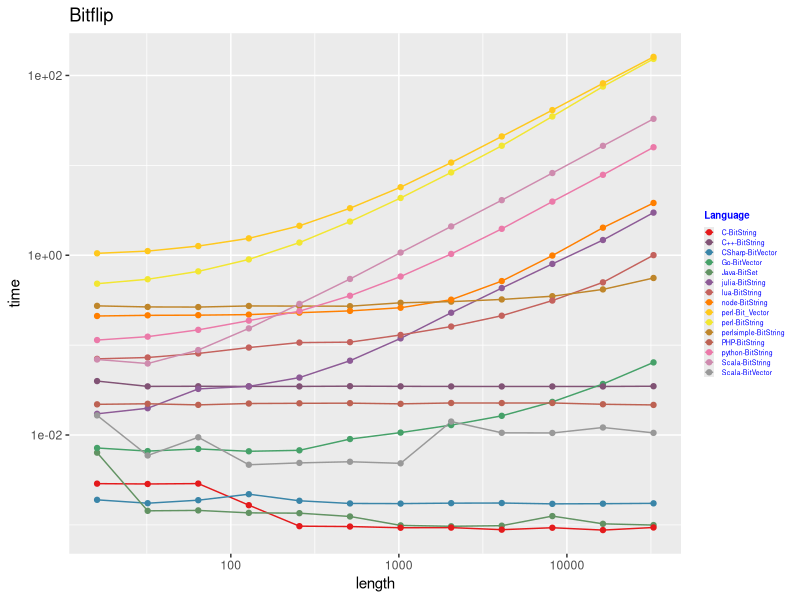
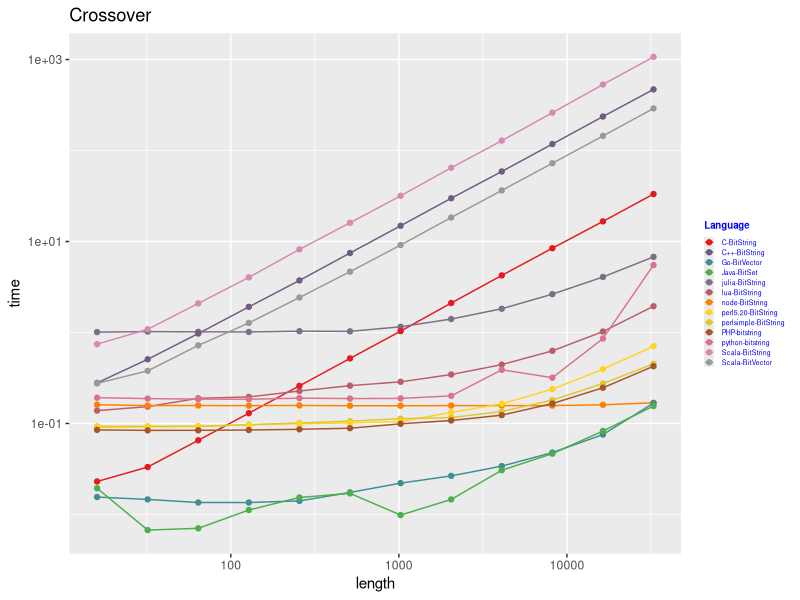
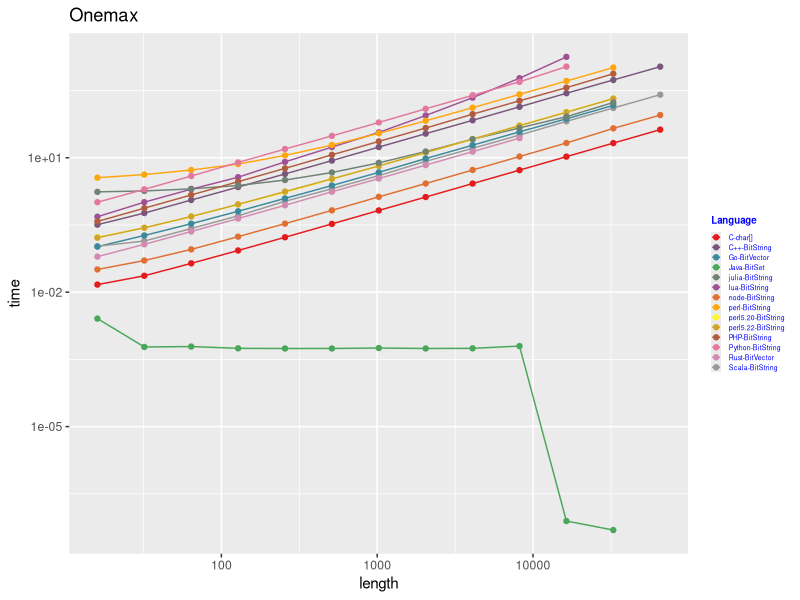
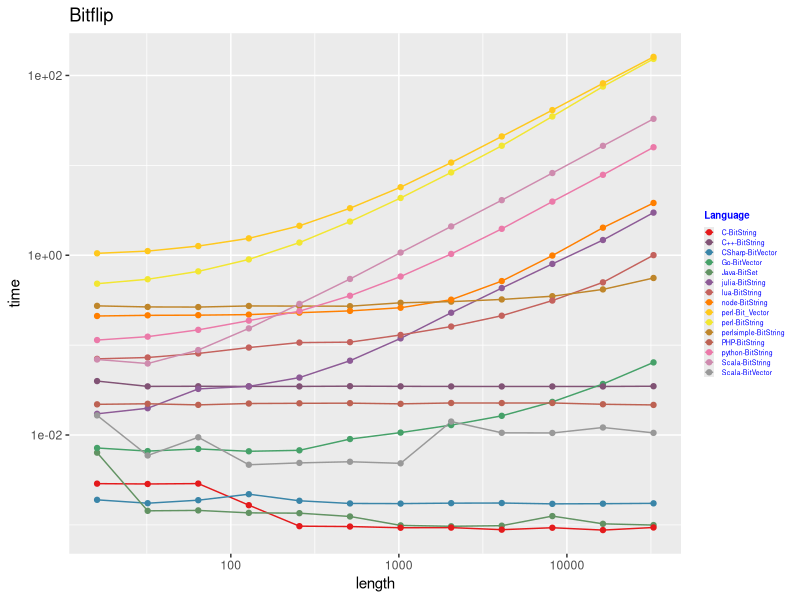
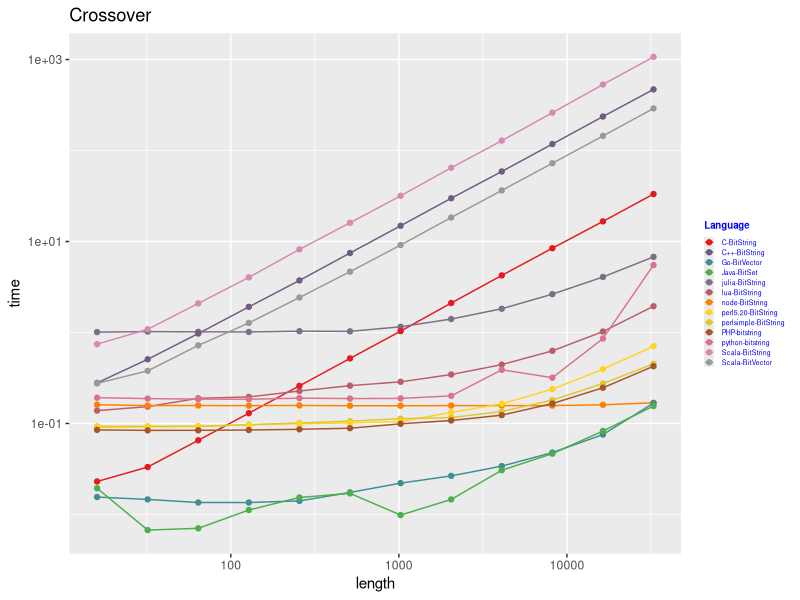
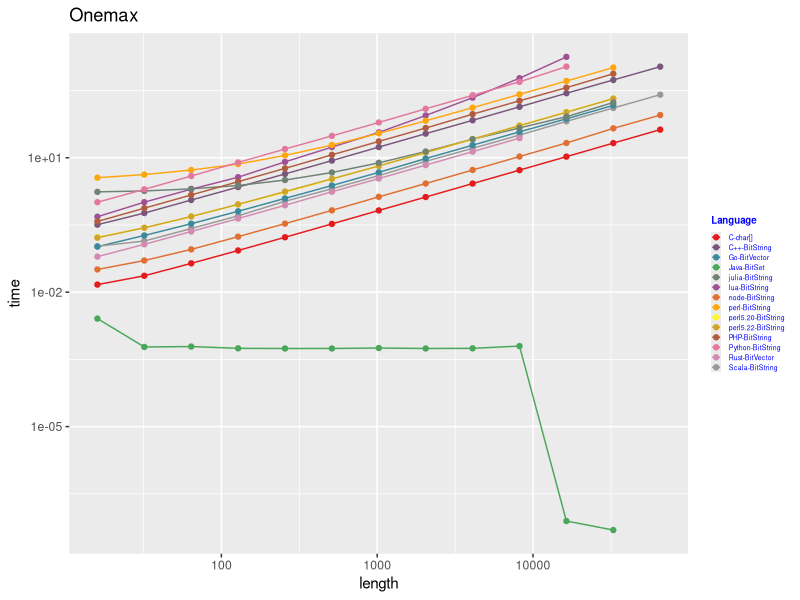

Write R code to recreate these figures, in order.
## ----setup, cache=FALSE,echo=FALSE---------------------------------------
library("ggplot2")
library(RColorBrewer)

# Load files
measures.bf <- read.csv('measures-bitflip.csv')
measures.xo <- read.csv('measures-xover.csv')
measures.mo <- read.csv('measures-maxones.csv')

## ----results-bf, cache=FALSE,echo=FALSE----------------------------------

colourCount = length(unique(measures.bf$languagerepresentation))
getPalette = colorRampPalette(brewer.pal(9, "Set1"))
ggplot(measures.bf,aes(x=length,y=time,colour=factor(languagerepresentation)))+ geom_line() + geom_point() +  ggtitle("Bitflip")+scale_y_log10()+scale_x_log10()+scale_color_manual(name='Language',values=getPalette(colourCount))+ theme(legend.title = element_text(colour="blue", size=7, face="bold"))+ theme(legend.text = element_text(colour="blue", size=5))+ guides(col = guide_legend(keyheight=0.5,keywidth=0.5))
ggsave("bitflip.png",height=3,width=5.33)

## ----results-xo, cache=FALSE,echo=FALSE----------------------------------
colourCount = length(unique(measures.xo$languagerepresentation))
ggplot(measures.xo,aes(x=length,y=time,colour=factor(languagerepresentation)))+ geom_line() + geom_point() +  ggtitle("Crossover")+scale_y_log10()+scale_x_log10()+scale_color_manual(name='Language',values=getPalette(colourCount))+ theme(legend.title = element_text(colour="blue", size=7, face="bold"))+ theme(legend.text = element_text(colour="blue", size=5))+ guides(col = guide_legend(keyheight=0.5,keywidth=0.5))
ggsave("xover.png",height=3,width=5.33)


## ----results-mo, cache=FALSE,echo=FALSE----------------------------------
colourCount = length(unique(measures.mo$languagerepresentation))
ggplot(measures.mo,aes(x=length,y=time,colour=factor(languagerepresentation)))+ geom_line() + geom_point() +  ggtitle("Onemax")+scale_y_log10()+scale_x_log10()+scale_color_manual(name='Language',values=getPalette(colourCount))+ theme(legend.title = element_text(colour="blue", size=7, face="bold"))+ theme(legend.text = element_text(colour="blue", size=5))+ guides(col = guide_legend(keyheight=0.5,keywidth=0.5))
ggsave("maxones.png",height=3,width=5.33)


